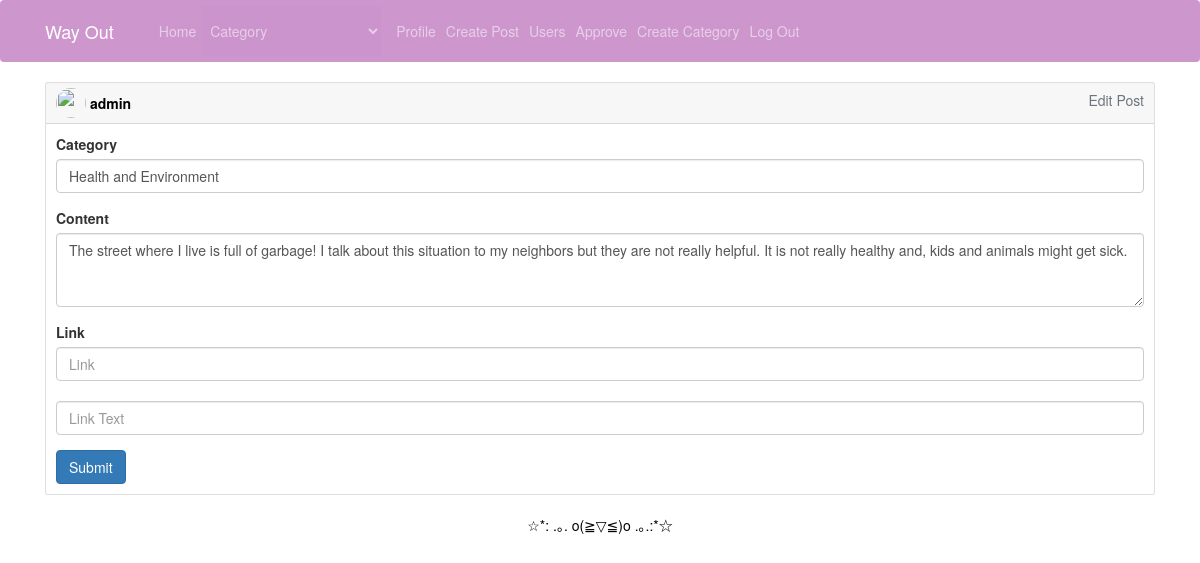
The app's page /edit_post/2 (signed in) with its own data.
### app.py (models this page shows, shortened)
class User(UserMixin, db.Model):
    __tablename__= 'user'
    id = db.Column(db.Integer, primary_key=True)
    username = db.Column(db.String(100), unique=True)
    name = db.Column(db.String(50))
    surname = db.Column(db.String(50))
    password = db.Column(db.String(128))
    posts=db.relationship('Post', backref='owner')
    votes=db.relationship('Vote', backref='owner_vote')
    comments=db.relationship('Comment', backref='owner')
    is_admin = db.Column(db.Boolean,default = False)

class Post(db.Model):
    __tablename__= 'post'
    id = db.Column(db.Integer, primary_key=True)
    owner_id = db.Column(db.Integer , db.ForeignKey('user.id'))
    content = db.Column(db.Text)
    category = db.Column(db.Integer , db.ForeignKey('category.id'))
    link = db.Column(db.Text)
    link_text = db.Column(db.String(25))
    comments = db.relationship('Comment', backref='post')
    status = db.Column(db.Integer , default = 0)# 0 onaylanmadı | 1 onaylandı | 2 işleme alındı | 3 çözüldü
    votes=db.relationship('Vote', backref='owner_post')
    created_date = db.Column(db.DateTime,default=datetime.datetime.now)

class Category(db.Model):
    __tablename__= 'category'
    id = db.Column(db.Integer, primary_key=True)
    name = db.Column(db.String(100), unique=True)

### app.py (the view, shortened to what this page needs)
@app.route("/edit_post/<int:id>", methods=["POST","GET"])
@login_required
def edit_post(id):
    post=Post.query.filter_by(id=id).first()
    if not post:
        flash("Post couldn't be found!")
        return redirect(url_for('index'))
    if current_user.id!=post.owner.id and not current_user.is_admin:
        flash("Post couldn't be found!")
        return redirect(url_for('index'))
    return render_template("edit_post.html",post=Post.query.filter_by(id=id).first(),categorys=Category.query.all())

### app.py (called while the page is built)
@login_manager.user_loader
def load_user(user_id):
    return User.query.get(int(user_id))

### templates/edit_post.html (shortened to what this page needs)
{% extends "layout.html" %}
{% block body %}
<form method="POST" action="{{url_for('edit_post',id=post.id)}}">
<div class="card text-left">
    <a href="#" style="text-decoration: none;color:black;">
        <div class="card-header">
            <div class="row">
                <div class="col-sm-6 text-left">
                    <img class="rounded-circle" width="30" height="30"  src="https://chooksandchips.com/wp-content/uploads/2017/05/default2-1-1.jpg" data-holder-rendered="true">
                    <b><span class="align-middle">{{current_user.username}}</span></b>
                </div>
                <div class="col-sm-6 text-right text-muted">
                    <span class="align-middle">Edit Post</span>
                </div>
            </div>
        </div>
    </a>
    <div class="card-body">
      <div class="form-group">
        <label>Category</label>
        <select class="form-control" name="category">
        {% for i in categorys %}
          <option value="{{i.id}}" {% if i.id==post.category%}selected{%endif%}>{{i.name}}</option>
        {% endfor %}
        </select>
      </div>
      <div class="form-group">
        <label for="">Content</label>
        <textarea class="form-control" name="content" rows="3">{{post.content}}</textarea>
      </div>
      <div class="form-group">
        <label for="exampleInputPassword1">Link</label>
        <input type="text" class="form-control" name="link" id="" value="{{post.link}}" placeholder="Link"><br>
        <input type="text" class="form-control" name="link_name" id="" value="{{post.link_text}}" placeholder="Link Text">
      </div>
      <button type="submit" class="btn btn-primary">Submit</button>
    </div>
  </div>
</form>
{% endblock body %}

### templates/edit_post.html (style rules this page uses)
.card { margin-bottom: 20px; }

### records on screen
User: username "admin"
Post: category "Health and Environment", content "The street where I live is full of garbage! I talk about this situation to my neighbors but they are not really helpful. It is not really healthy and, kids and animals might get sick."
